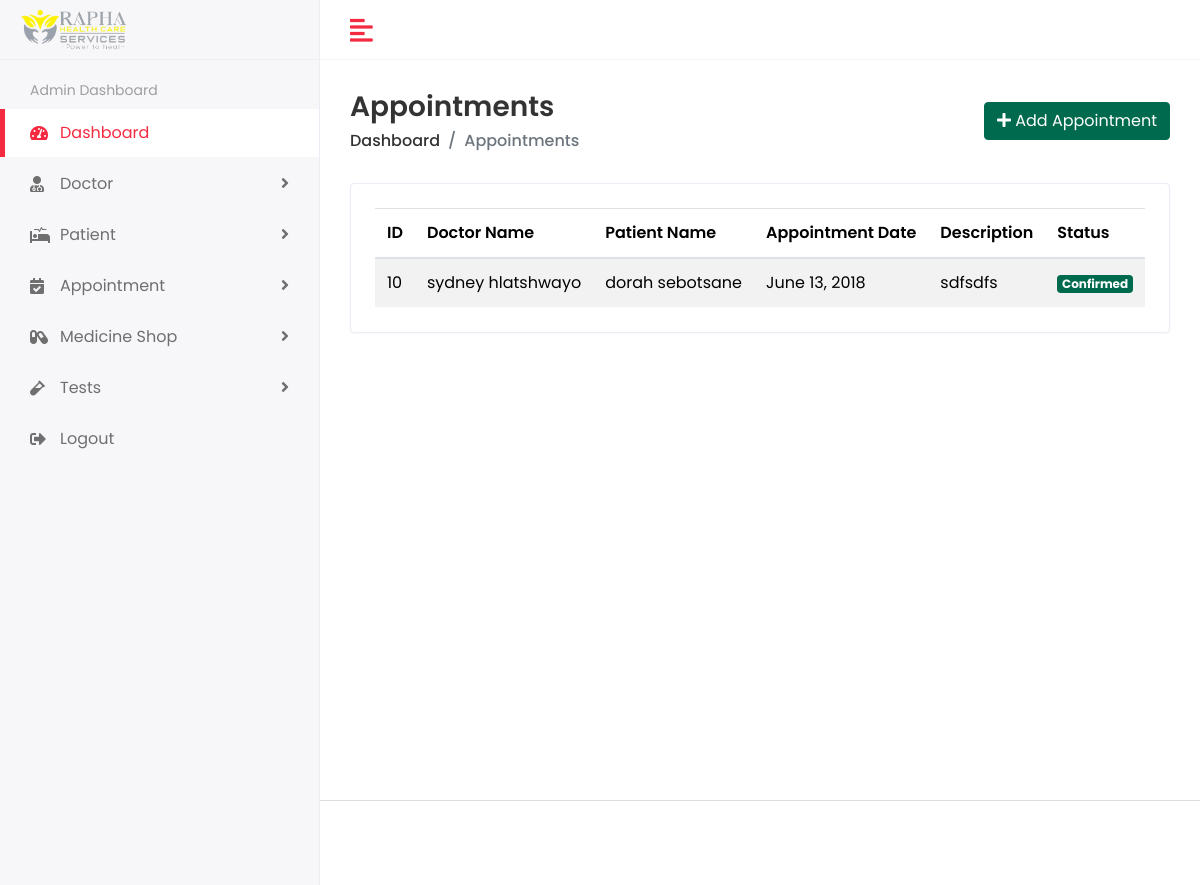
The page /admin-view-appointment/ (signed in) on the database its author committed.
### app/models.py (models this page shows, shortened)
class Appointment(models.Model):
    patientId = models.ForeignKey(Patient, on_delete=models.CASCADE, null=True, default="")
    doctorId = models.ForeignKey(Doctor, on_delete=models.CASCADE, null=True, default="")
    patientName = models.CharField(max_length=40, null=True)
    doctorName = models.CharField(max_length=40, null=True)
    appointmentDate = models.DateField(null=True)
    description = models.TextField(max_length=500)
    status = models.BooleanField(default=False)
    clinic = models.ForeignKey(Clinic, on_delete=models.CASCADE, null=True)
    created_at = models.DateTimeField(auto_now_add=True)

class Patient(models.Model):
    GENDER_CHOICES = [
        ('M', 'Male'),
        ('F', 'Female'),
        ('O', 'Other'),
    ]
    user = models.OneToOneField(CustomUser, on_delete=models.CASCADE)
    profile_pic = models.ImageField(upload_to='profile_pic/PatientProfilePic/', null=True, blank=True)
    address = models.CharField(max_length=40)
    mobile = models.CharField(max_length=20, null=False)
    email = models.CharField(max_length=100, null=False)
    id_no = models.CharField(max_length=100, null=True, default="")
    admitDate = models.DateField(auto_now=True)
    status = models.BooleanField(default=False)
    clinic = models.ForeignKey(Clinic, on_delete=models.SET_NULL, null=True, blank=True, default="")
    gender = models.CharField(max_length=1, choices=GENDER_CHOICES, null=True)
    home_distance = models.FloatField(null=True)
    created_at = models.DateTimeField(auto_now_add=True)
    updated_at = models.DateTimeField(auto_now=True)

class CustomUser(AbstractUser):
    USER = (
        ('0', 'SUPERADMIN'),
        ('1', 'HOC'),
        ('2', 'DOCTOR'),
        ('3', 'PATIENT'),
    )
    user_type = models.CharField(choices=USER, max_length=10, default='1')
    groups = models.ManyToManyField(
        Group,
        related_name='customuser_set',  # Custom related_name to avoid clashes
        blank=True,
        help_text='The groups this user belongs to.',
        verbose_name='groups'
    )
    user_permissions = models.ManyToManyField(
        Permission,
        related_name='customuser_set',  # Custom related_name to avoid clashes
        blank=True,
        help_text='Specific permissions for this user.',
        verbose_name='user permissions'
    )

class Doctor(models.Model):
    GENDER_CHOICES = [
        ('M', 'Male'),
        ('F', 'Female'),
        ('O', 'Other'),
    ]
    user = models.OneToOneField(CustomUser, on_delete=models.CASCADE)
    profile_pic = models.ImageField(upload_to='profile_pic/DoctorProfilePic/', null=True, blank=True)
    address = models.CharField(max_length=40)
    mobile = models.CharField(max_length=20, null=True)
    email = models.CharField(max_length=100, null=True)
    gender = models.CharField(max_length=1, choices=GENDER_CHOICES, null=True)
    status = models.BooleanField(default=False)
    clinic = models.ForeignKey(Clinic, on_delete=models.CASCADE, default="", null=True, blank=True)
    created_at = models.DateTimeField(auto_now_add=True)
    updated_at = models.DateTimeField(auto_now=True)

### rapha2/HOC_views.py (the view)
# urls.py: path('admin-view-appointment/', HOC_views.admin_view_appointment, name='admin_view_appointment'),
@login_required(login_url='/login/')
def admin_view_appointment(request):
    admin = get_object_or_404(Hoc, user=request.user)
    clinic = admin.clinic
    appointments = Appointment.objects.all().filter(status=True, clinic = clinic)
    context = {'appointments': appointments}
    return render(request, 'admin/admin_view_appointment.html', context)

### templates/admin/admin_view_appointment.html (shortened to what this page needs)
{% extends "base.html" %}
{% load static %}
{% block content %}
{% include "include/admin/sidebar.html" %}
<div class="page-wrapper">
    <div class="content container-fluid">
        <div class="page-header">
            <div class="row align-items-center">
                <div class="col">
                    <h3 class="page-title">Appointments</h3>
                    <ul class="breadcrumb">
                        <li class="breadcrumb-item"><a href="{% url 'AdminDashboard' %}">Dashboard</a></li>
                        <li class="breadcrumb-item active">Appointments</li>
                    </ul>
                </div>
                <div class="col-auto">
                    <a href="{% url 'admin_add_appointment_view' %}" class="btn btn-success">
                        <i class="fa fa-plus"></i> Add Appointment
                    </a>
                </div>
            </div>
        </div>
        <div class="row">
            <div class="col-sm-12">
                <div class="card">
                    <div class="card-body">
                        <div class="table-responsive">
                            <table class="table table-striped">
                                <thead>
                                    <tr>
                                        <th>ID</th>
                                        <th>Doctor Name</th>
                                        <th>Patient Name</th>
                                        <th>Appointment Date</th>
                                        <th>Description</th>
                                        <th>Status</th>
                                    </tr>
                                </thead>
                                <tbody>
                                    {% for appointment in appointments %}
                                        <tr>
                                            <td>{{ appointment.id }}</td>
                                            <td>{{ appointment.patientId.user.first_name }} {{ appointment.patientId.user.last_name }}</td>
                                            <td>{{ appointment.doctorId.user.first_name }} {{ appointment.doctorId.user.last_name }}</td>
                                            <td>{{ appointment.appointmentDate }}</td>
                                            <td>{{ appointment.description }}</td>
                                            <td>
                                                {% if appointment.status %}
                                                    <span class="badge badge-success">Confirmed</span>
                                                {% else %}
                                                    <span class="badge badge-warning">Pending</span>
                                                {% endif %}
                                            </td>
                                        </tr>
                                    {% endfor %}
                                </tbody>
                            </table>
                        </div>
                    </div>
                </div>
            </div>
        </div>
    </div>
</div>
{% endblock content %}

### static/assets/css/style.css (style rules this page uses)
html { height: 100%; }
body { background-color: #fff; color: #333; font-family: 'Poppins', sans-serif; font-size: 1rem; height: 100%; line-height: 1.5; overflow-x: hidden; }
h1, h2, h3, h4, h5, h6 { font-family: 'Poppins', sans-serif; margin-top: 0; }
a { text-decoration: none; }
a { color: #009ce7; }
input, button, a { transition: all 0.4s ease; -moz-transition: all 0.4s ease; -o-transition: all 0.4s ease; -ms-transition: all 0.4s ease; -webkit-transition: all 0.4s ease; }
ul, ol { padding: 0px; list-style: none; }
.table { color: #333; max-width: 100%; margin-bottom: 0; width: 100%; }
.table-striped > tbody > tr:nth-of-type(2n+1) { background-color: #f8f9fa; }
.table thead tr th { font-weight: 600; }
.table tbody tr { border-bottom: 1px solid rgba(0, 0, 0, 0.05); }
.table-striped thead tr { border-color: transparent; }
.table-striped tbody tr { border-color: transparent; }
.table-striped tbody tr:nth-of-type(odd) { background-color: rgba(235, 235, 235, 0.4); }
.bg-success, .badge-success { background-color: #006a4e !important; }
.btn-success { background-color: #006a4e; border: 1px solid #006a4e }
.card { border: 1px solid #ececf5; box-shadow: 0 1px 3px 0 rgba(0, 0, 0, 0.03); margin-bottom: 1.875rem; }
.card-body { padding: 1.5rem; }
.page-wrapper { margin-left: 320px; padding-top: 60px; position: relative; transition: all 0.4s ease; }
.page-wrapper > .content { padding: 1.875rem 1.875rem 0; }
.page-header { margin-bottom: 1.875rem; }
.page-header .breadcrumb { background-color: transparent; color: #6c757d; font-size: 1rem; font-weight: 500; margin-bottom: 0; padding: 0; }
.page-header .breadcrumb a { color: #333; }
.page-title { font-size: 28px; font-weight: 600; color: #333; margin-bottom: 5px; }

### rows shown on the page
Appointment: id "10", patientId.user.first_name "sydney", patientId.user.last_name "hlatshwayo", doctorId.user.first_name "dorah", doctorId.user.last_name "sebotsane", appointmentDate "June 13, 2018", description "sdfsdfs", status "Confirmed"
